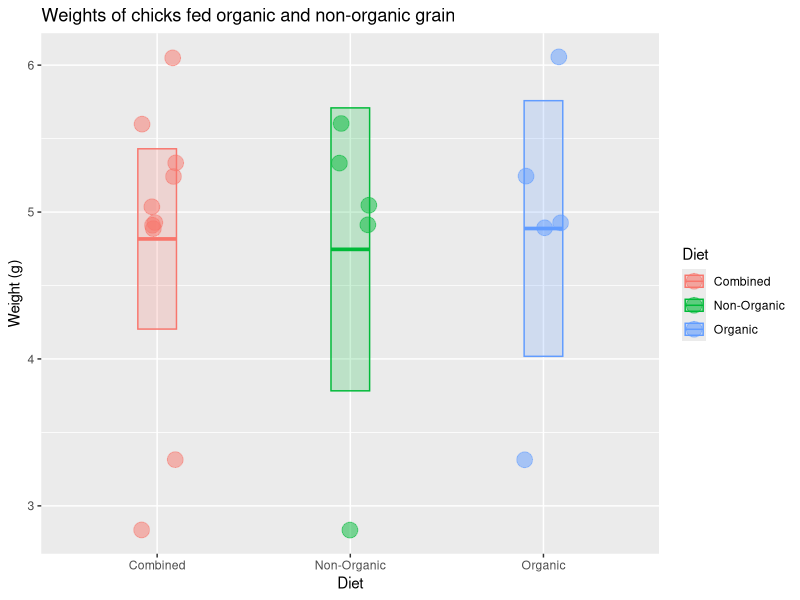

Recreate this plot in R. (Note: this script raises an error after producing the figure.)
## ---- chunk 1
x <- c(6.05, 4.89, 3.32, 4.93, 5.25, 5.04, 4.91, 2.84, 5.60, 5.34)
## ---- chunk 2
length(x)  # sample size
median(x)  # median value
mean(x)    # mean value
sd(x)      # standard deviation
n <- length(x) # sample size
n
## ---- chunk 3
sem <- sd(x) / sqrt(n) # standard error of the mean
## ---- chunk 4
mean(x) + 1.96 * sem                             # upper limit
mean(x) - 1.96 * sem                             # lower limit
c(mean(x) + 1.96 * sem, mean(x) - 1.96 * sem)    # both limits combined

## ---- chunk 5

library(tidyverse)

# check to make sure you did the part above correctly
# if not, generate some fake x data
if (!exists("x") | !is.numeric(x) | !length(x) == 10) x <- rep(1, 10)

# put the chick data into a data frame
chick_data <-
  tibble::tibble(
    diet = rep(c("Combined", "Combined", "Organic", "Non-Organic"), each = 5),
    weight = c(x, x)
  )

# summarize the chick weights by diet
chick_summary <-
  chick_data %>% 
  group_by(diet) %>% 
  summarize(
    mean = mean(weight),
    median = median(weight),
    sd = sd(weight),
    n = n(),
    sem = sd / sqrt(n),
    upper = mean + 1.96 * sem,   # upper confidence limit
    lower = mean - 1.96 * sem,   # lower confidence limit
    .groups = "drop"
  )

# plot chick weights
ggplot(chick_data, aes(x = diet, y = weight, color = diet, fill = diet)) +
  geom_jitter(size = 5, shape = 21, alpha = 0.5, width = 0.1) +
  geom_crossbar(
    mapping = aes(ymin = lower, ymax = upper, y = mean), 
    data = chick_summary,
    width = 0.2, alpha = 0.2
  ) +
  labs(
    title = "Weights of chicks fed organic and non-organic grain",
    x = "Diet",
    color = "Diet",
    fill = "Diet",
    y = "Weight (g)"
  )

## ---- chunk 6
sessioninfo::session_info()
